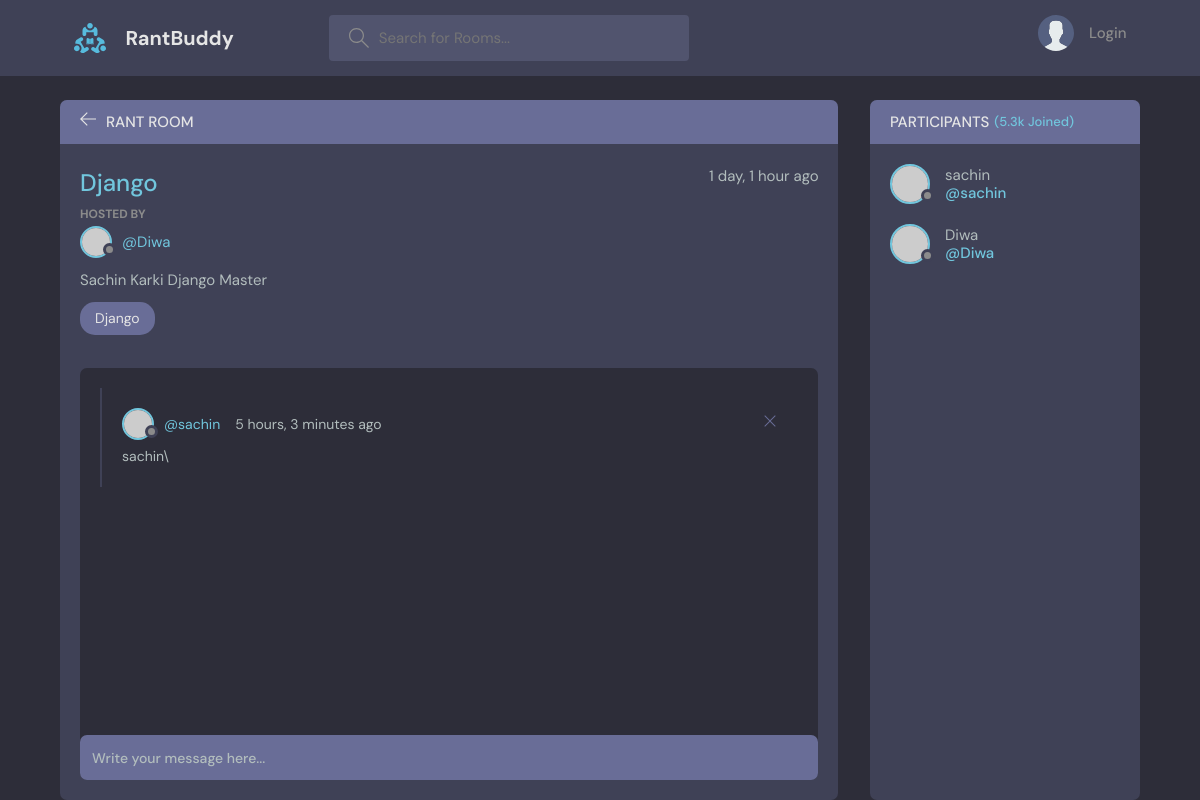
The page /room/9/ on the database as committed earlier.
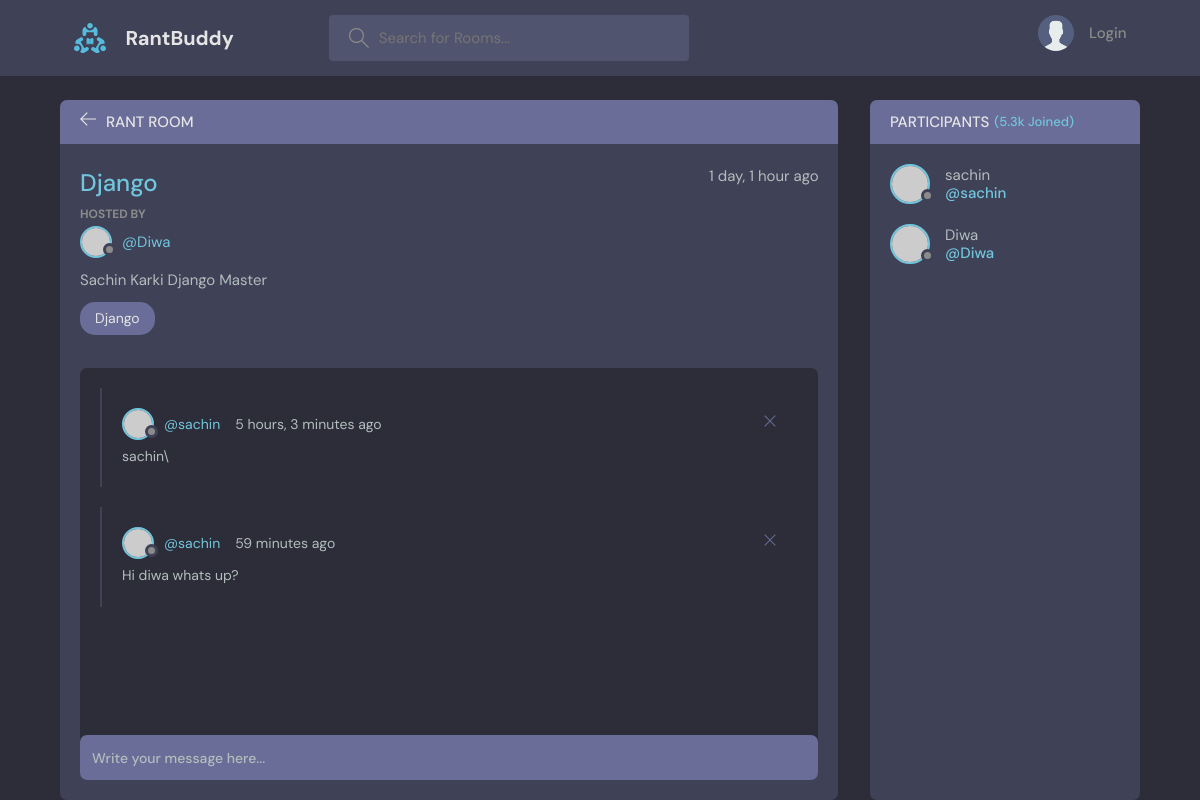
The same page on the database as committed later.
### firstApp/models.py (models this page shows, shortened)
class Message(models.Model):
    user=models.ForeignKey(User, on_delete=models.CASCADE)
    room=models.ForeignKey(Room, on_delete=models.CASCADE, related_name="messages")
    body=models.TextField()
    updated = models.DateTimeField(auto_now=True)
    created= models.DateTimeField(auto_now_add=True)

### firstApp/views.py (the view, shortened to what this page needs)
# urls.py: path("room/<str:pk>/", room, name="room" ),
def room(request,pk):
    room=Room.objects.get(id=int(pk))
    is_host = request.user.id == room.host.id
    messages=room.messages.all().order_by("created")
    participants=room.participants.all()
    context={"room":room, "messages":messages,"participants":participants,"is_host":is_host}
    return render(request,"firstApp/room.html",context=context)

### firstApp/models.py (called while the page is built)
    def __str__(self):
        return self.name

### firstApp/templates/firstApp/room.html (shortened to what this page needs)
{% extends 'main.html' %}
{% block content %}
<main class="profile-page layout layout--2">
  <div class="container">
    {% if room %}
    <div class="room">
      <div class="room__top">
        <div class="room__topLeft">
          <a href="{% url 'home' %}">
            <svg version="1.1" xmlns="http://www.w3.org/2000/svg" width="32" height="32" viewBox="0 0 32 32">
              <title>arrow-left</title>
              <path
                d="M13.723 2.286l-13.723 13.714 13.719 13.714 1.616-1.611-10.96-10.96h27.625v-2.286h-27.625l10.965-10.965-1.616-1.607z"
              ></path>
            </svg>
          </a>
          <h3>Rant Room</h3>
        </div>
      </div>
      <div class="room__box scroll">
        <div class="room__header scroll">
          <div class="room__info">
            <h3>{{ room.topic }}</h3>
            <span>{{ room.created|timesince }} ago</span>
          </div>
          <div class="room__hosted">
            <p>Hosted By</p>
            <a href="{% url 'profile' room.host.id %}" class="room__author">
              <div class="avatar avatar--small">
                <img src="https://randomuser.me/api/portraits/men/37.jpg" />
              </div>
              <span>@{{ room.host.username }}</span>
            </a>
          </div>
          <div class="room__details">
            {{ room.description }}
          </div>
          <span class="room__topics">{{ room.topic }}</span>
        </div>
        <div class="room__conversation">
          <div class="threads scroll">
            {% for message in messages %}
            <div class="thread">
              <div class="thread__top">
                <div class="thread__author">
                  <a href="#" class="thread__authorInfo">
                    <div class="avatar avatar--small">
                      <img src="https://randomuser.me/api/portraits/men/37.jpg" />
                    </div>
                    <span>@{{ message.user.username }}</span>
                  </a>
                  <span class="thread__date">{{ message.created|timesince }} ago</span>
                </div>
                <div class="thread__delete">
                  <svg version="1.1" xmlns="http://www.w3.org/2000/svg" width="32" height="32" viewBox="0 0 32 32">
                    <title>remove</title>
                    <path
                      d="M27.314 6.019l-1.333-1.333-9.98 9.981-9.981-9.981-1.333 1.333 9.981 9.981-9.981 9.98 1.333 1.333 9.981-9.98 9.98 9.98 1.333-1.333-9.98-9.98 9.98-9.981z"
                    ></path>
                  </svg>
                </div>
              </div>
              <div class="thread__details">
                {{ message.body }}
              </div>
            </div>
            {% endfor %}
          </div>
        </div>
      </div>
      <div class="room__message">
        <form action="" method="POST">
          <input name="message" placeholder="Write your message here..." />
        </form>
      </div>
    </div>
    {% endif %}
    <div class="participants">
      <h3 class="participants__top">Participants <span>(5.3k Joined)</span></h3>
      <div class="participants__list scroll">
        {% for participant in participants %}
        <a href="{% url 'profile' participant.id %}" class="participant">
          <div class="avatar avatar--medium">
            <img src="https://randomuser.me/api/portraits/men/37.jpg" />
          </div>
          <p>
            {{ participant.username }}
            <span>@{{ participant.username }}</span>
          </p>
        </a>
        {% endfor %}
      </div>
    </div>
  </div>
</main>
{% endblock %}

Rows that differ between the two databases and show on the page:
added Message: user.username "sachin", created "59 minutes", body "Hi diwa whats up?"
